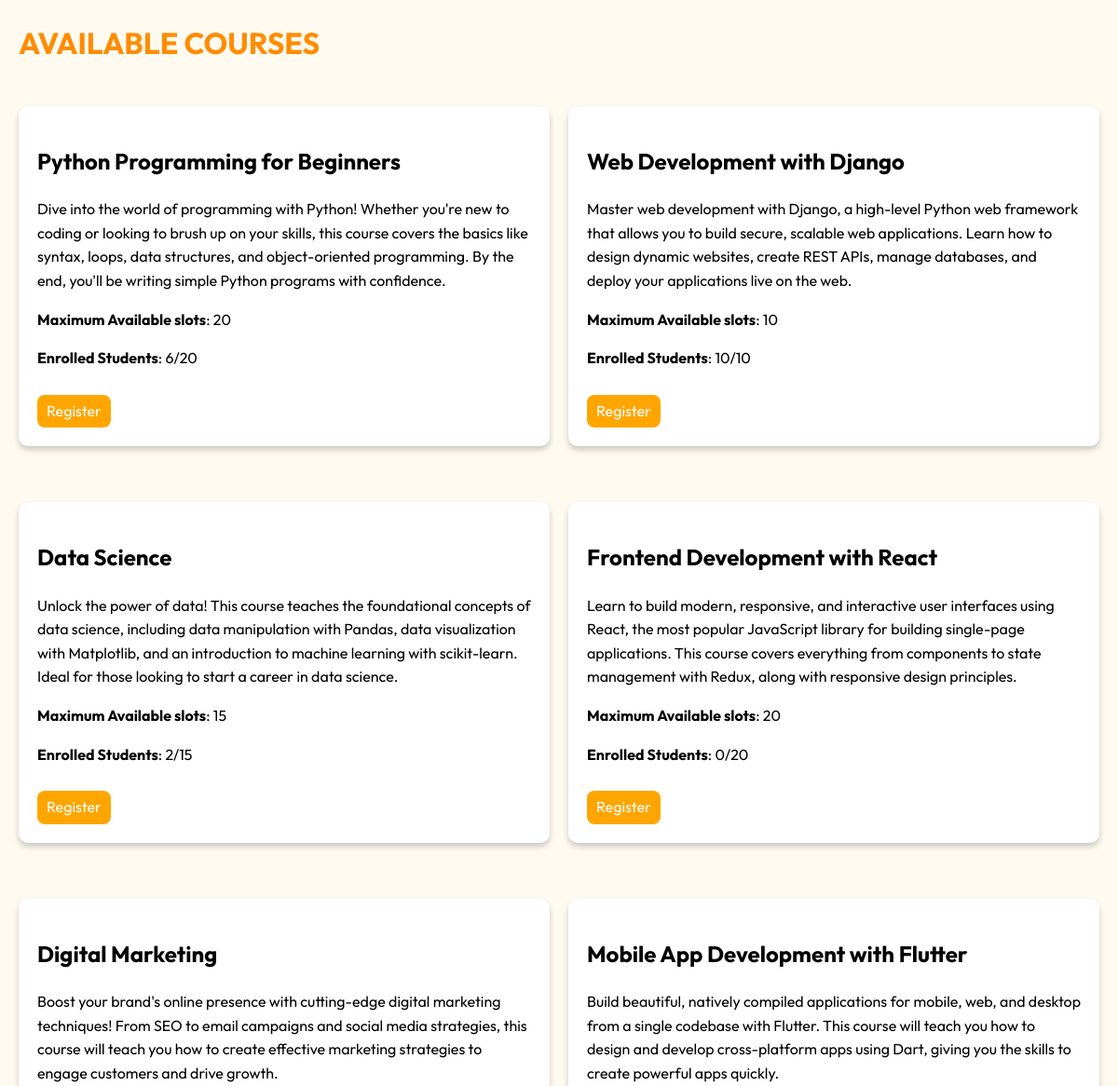
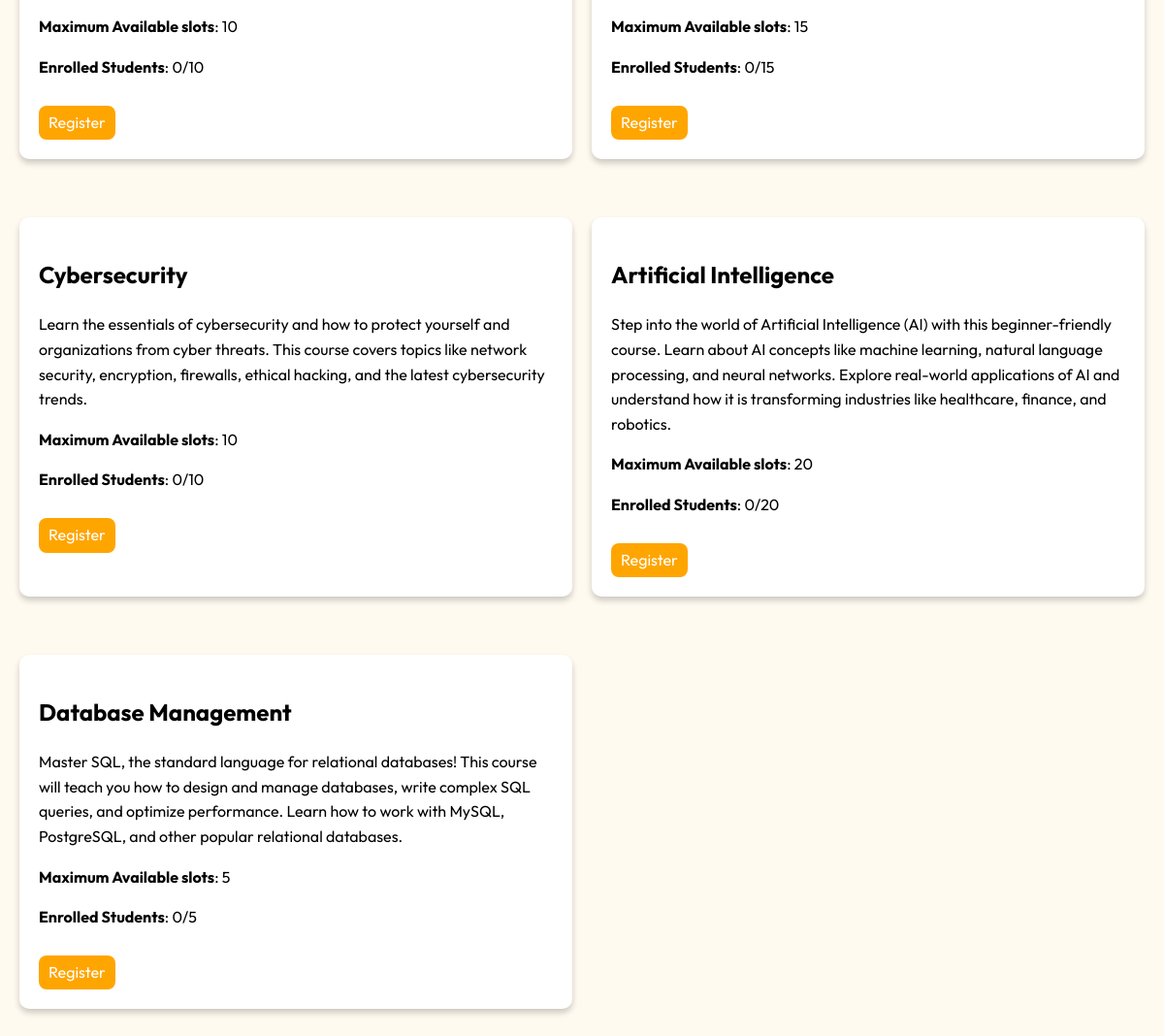
The page / on the database its author committed (2 pictures, top to bottom).
### courses/models.py (models this page shows, shortened)
class Course(models.Model):
    title=models.CharField(max_length=100)
    description=models.TextField()
    maximum_capacity = models.PositiveIntegerField()
    current_enrolled = models.PositiveIntegerField(default=0)

### courses/views.py (the view)
# urls.py: path('', views.course_list, name='course_list'),
def course_list(request):
    courses = Course.objects.all()
    return render(request, 'courses/course_list.html', {'courses': courses})

### Templates/courses/course_list.html (shortened to what this page needs)
{% load static %}
<!DOCTYPE html>
<html lang="en">
<head>
<link rel="stylesheet" href="{% static 'courses/style.css' %}">
</head>
<body>
    <h1>AVAILABLE  COURSES</h1>
    <ul>
        {% for course in courses %}
        <li>
            <h2>{{ course.title }}</h2>
            <p>{{ course.description }}</p>
            <p><strong>Maximum Available slots</strong>: {{ course.maximum_capacity }}</p>
            <p><strong>Enrolled Students</strong>: {{ course.current_enrolled }}/{{ course.maximum_capacity }}</p>
            <a class="reg" href="{% url 'course_register' course.id %}">Register</a>
        </li>
        {% endfor %}
    </ul>
</body>
</html>

### static/courses/style.css (style rules this page uses)
body { font-family: Outfit; margin: 20px; line-height: 1.6; background-color: #FFFAF0 }
h1 { color:#FF8C00; cursor: pointer; animation: slideIn 1s ease-out forwards; overflow: hidden; }
ul { display: grid; grid-template-columns: repeat(2, 1fr); gap: 20px; list-style-type: none; padding: 0; cursor :pointer; }
li { margin: 20px 0; padding: 20px; border-radius: 10px; box-shadow: 0px 4px 6px rgba(0, 0, 0, 0.2); background-color: white ; transition: transform 0.3s ease, box-shadow 0.3s ease; }
a { text-decoration: none; color: white; background-color: orange; padding: 5px 10px; border-radius: 8px; display: inline-block; margin-top: 10px; }

### rows shown on the page
Course: title "Python Programming for Beginners", description "Dive into the world of programming with Python! Whether you're new to coding or looking to brush up on your skills, this course covers the basics like syntax, loops, data structures, and object-oriented programming. By the end, you'll be writing simple Python programs with confidence.", maximum_capacity "20", current_enrolled "6"
Course: title "Web Development with Django", description "Master web development with Django, a high-level Python web framework that allows you to build secure, scalable web applications. Learn how to design dynamic websites, create REST APIs, manage databases, and deploy your applications live on the web.", maximum_capacity "10", current_enrolled "10"
Course: title "Data Science", description "Unlock the power of data! This course teaches the foundational concepts of data science, including data manipulation with Pandas, data visualization with Matplotlib, and an introduction to machine learning with scikit-learn. Ideal for those looking to start a career in data science.", maximum_capacity "15", current_enrolled "2"
Course: title "Frontend Development with React", description "Learn to build modern, responsive, and interactive user interfaces using React, the most popular JavaScript library for building single-page applications. This course covers everything from components to state management with Redux, along with responsive design principles.", maximum_capacity "20", current_enrolled "0"
Course: title "Digital Marketing", description "Boost your brand's online presence with cutting-edge digital marketing techniques! From SEO to email campaigns and social media strategies, this course will teach you how to create effective marketing strategies to engage customers and drive growth.", maximum_capacity "10", current_enrolled "0"
Course: title "Mobile App Development with Flutter", description "Build beautiful, natively compiled applications for mobile, web, and desktop from a single codebase with Flutter. This course will teach you how to design and develop cross-platform apps using Dart, giving you the skills to create powerful apps quickly.", maximum_capacity "15", current_enrolled "0"
Course: title "Cybersecurity", description "Learn the essentials of cybersecurity and how to protect yourself and organizations from cyber threats. This course covers topics like network security, encryption, firewalls, ethical hacking, and the latest cybersecurity trends.", maximum_capacity "10", current_enrolled "0"
Course: title "Artificial Intelligence", description "Step into the world of Artificial Intelligence (AI) with this beginner-friendly course. Learn about AI concepts like machine learning, natural language processing, and neural networks. Explore real-world applications of AI and understand how it is transforming industries like healthcare, finance, and robotics.", maximum_capacity "20", current_enrolled "0"
Course: title "Database Management", description "Master SQL, the standard language for relational databases! This course will teach you how to design and manage databases, write complex SQL queries, and optimize performance. Learn how to work with MySQL, PostgreSQL, and other popular relational databases.", maximum_capacity "5", current_enrolled "0"
